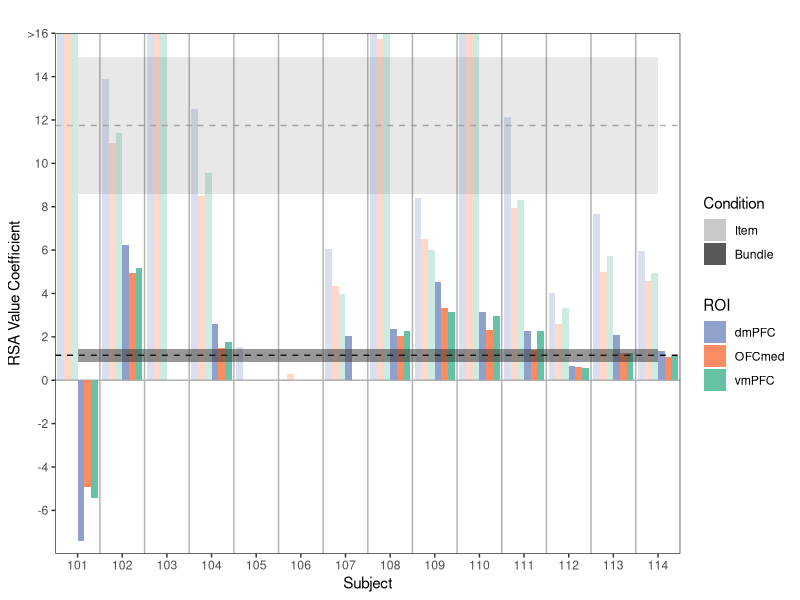

The R source for this figure:
## ---- chunk 1
#install.packages("ggpattern")
rm(list=ls())
library(tidyverse)
## ---- chunk 2
data <- read_csv(file = "out.csv")
data <- data[data$Model=="Relative",]

df1 <- data
df2 <- data

df1$y <- df1$b1
df1$Condition <- "Item"
df2$y <- df2$b1 + df2$b2
df2$Condition <- "Bundle"

pdata <- bind_rows(df1, df2)
voi <- c("Subject", "Mask", "Condition", "y")
pdata <- pdata[,voi]
pdata$Condition <- factor(pdata$Condition, levels=c("Item","Bundle"))

pdata$group <- ""
pdata$group[pdata$Mask=="vmPFC" & pdata$Condition==1] = "vmPFC-Item"
pdata$group[pdata$Mask=="vmPFC" & pdata$Condition==2] = "vmPFC-Bundle"
pdata$group[pdata$Mask=="OFCmed" & pdata$Condition==1] = "mOFC-Item"
pdata$group[pdata$Mask=="OFCmed" & pdata$Condition==2] = "mOFC-Bundle"
pdata$group[pdata$Mask=="dmPFC" & pdata$Condition==1] = "dmPFC-Item"
pdata$group[pdata$Mask=="dmPFC" & pdata$Condition==2] = "dmPFC-Bundle"

pdata$group <- factor(
  pdata$group,
  levels = c("vmPFC-Item","mOFC-Item","dmPFC-Item","vmPFC-Bundle","mOFC-Bundle","dmPFC-Bundle"),
  labels = c("vmPFC-Item","mOFC-Item","dmPFC-Item","vmPFC-Bundle","mOFC-Bundle","dmPFC-Bundle")
)

bundle_coeff <- pdata %>% filter(Condition == 'Bundle') %>% pull(y) %>% mean()
bundle_se <- pdata %>% filter(Condition == 'Bundle') %>% pull(y) %>% mean()/sqrt(14)
item_coeff <- pdata %>% filter(Condition == 'Item') %>% pull(y) %>% mean()
item_se <- pdata %>% filter(Condition == 'Item') %>% pull(y) %>% mean()/sqrt(14)

## ---- chunk 3
vmPFC_color = "#66c2a6"
mOFC_color =  "#fc8d62"
dmPFC_color = "#8ea0cb"
fills <- c(
  "vmPFC" = vmPFC_color,
  "OFCmed" = mOFC_color,
  "dmPFC" = dmPFC_color
)

alpha_item = 0.33
alpha_bundle = 1.0
alphas <- c(
  "Item" = alpha_item,
  "Bundle" = alpha_bundle
)

p <-ggplot(data=pdata, aes(x = Subject, y = y)) +
  theme_bw() +
  geom_vline(xintercept = seq(101.5, 113.5, by = 1), color = "grey70") +
  geom_hline(yintercept = 0, color="grey70") +
  
  geom_bar(stat="identity", aes(alpha=Condition, fill=Mask), position="dodge") +
  
  geom_hline(yintercept = item_coeff, color="grey70", linetype=2,) +
  geom_ribbon(aes(ymin=item_coeff-item_se, ymax=item_coeff+item_se), linetype=2, alpha=0.11)+
  geom_hline(yintercept = bundle_coeff, color="black", linetype=2,) +
  geom_ribbon(aes(ymin=bundle_coeff-bundle_se, ymax=bundle_coeff+bundle_se), linetype=2, alpha=0.5)+
  
  labs(title = "", y = "RSA Value Coefficient", x = "Subject", fill = "ROI", alpha="Condition") +
  coord_cartesian(ylim=c(-8,16), xlim=c(100.5, 114.5), expand=F) +
  scale_fill_manual(values=fills) +
  scale_alpha_manual(values=alphas) +
  scale_x_continuous(breaks=c(101:114)) +
  scale_y_continuous(breaks=seq(-6,16,2), labels=c("-6","-4","-2","0","2","4","6","8","10","12","14",">16")) +
  theme(
    panel.grid.minor = element_blank(),
    panel.grid.major = element_blank()
  )

plot(p)
ggsave("out.pdf", plot=p)
